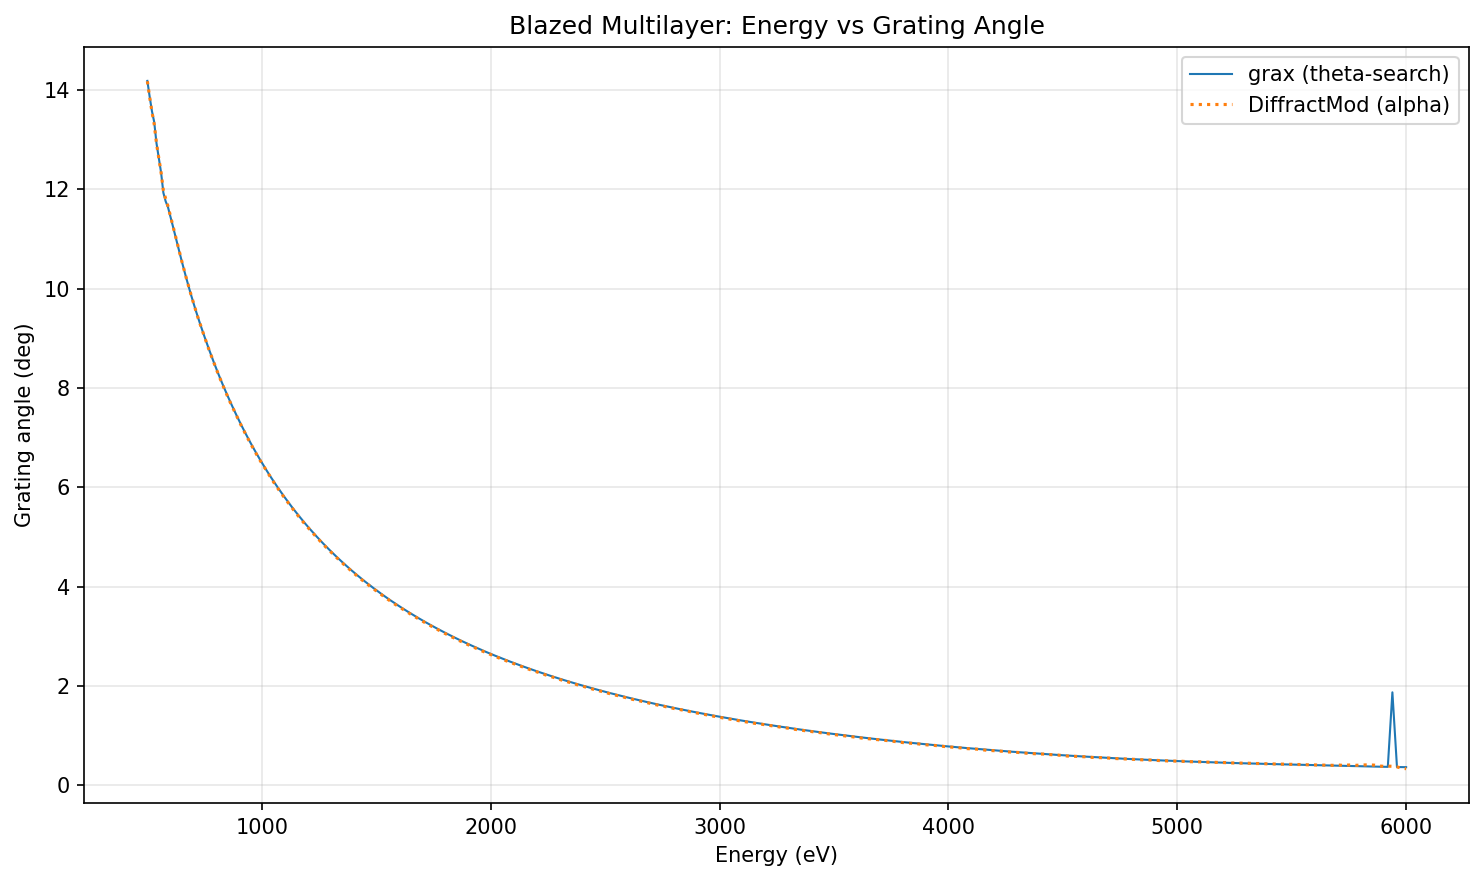

This figure's Python source:
"""Compare grax and DiffractMod grating-angle trajectories versus energy."""

from __future__ import annotations

from pathlib import Path

import matplotlib.pyplot as plt
import pandas as pd


base_path = Path(__file__).resolve().parent
project_root = base_path.parent.parent
simulation_path = base_path / "simulation"
theta_search_results_path = project_root / "examples" / "simulation" / "multilayer_theta_search" / "results"

grax_summary = pd.read_csv(theta_search_results_path / "multilayer_theta_search_summary.csv")
grax_angles = grax_summary[["energy_ev", "selected_grazing_angle_deg"]].copy()
grax_angles = grax_angles.rename(columns={"selected_grazing_angle_deg": "grax_angle_deg"})
grax_angles = grax_angles.apply(pd.to_numeric, errors="coerce").dropna().sort_values("energy_ev")

diffmod = pd.read_csv(
    simulation_path / "DiffractMod_CrC_d4.8_N60.dat",
    sep=r"\s+",
    engine="python",
)
diffmod_angles = diffmod[["Energy", "alpha"]].copy()
diffmod_angles = diffmod_angles.rename(columns={"Energy": "energy_ev", "alpha": "diffmod_angle_deg"})
diffmod_angles = diffmod_angles.apply(pd.to_numeric, errors="coerce").dropna().sort_values("energy_ev")

comparison = pd.merge(grax_angles, diffmod_angles, on="energy_ev", how="inner")
figure, axis = plt.subplots(figsize=(10, 6))

axis.plot(
    comparison["energy_ev"],
    comparison["grax_angle_deg"],
    "-",
    label="grax (theta-search)",
    linewidth=1.0,
)
axis.plot(
    comparison["energy_ev"],
    comparison["diffmod_angle_deg"],
    ":",
    label="DiffractMod (alpha)",
    linewidth=1.5,
)
axis.set_xlabel("Energy (eV)")
axis.set_ylabel("Grating angle (deg)")
axis.set_title("Blazed Multilayer: Energy vs Grating Angle")
axis.grid(True, alpha=0.3)
axis.legend(loc="best")

figure.tight_layout()

output_path = base_path / "comparison_blazed_multilayer_grating_angle.png"
figure.savefig(output_path, dpi=150, bbox_inches="tight")
plt.close(figure)
print(f"Plot saved to: {output_path}")
